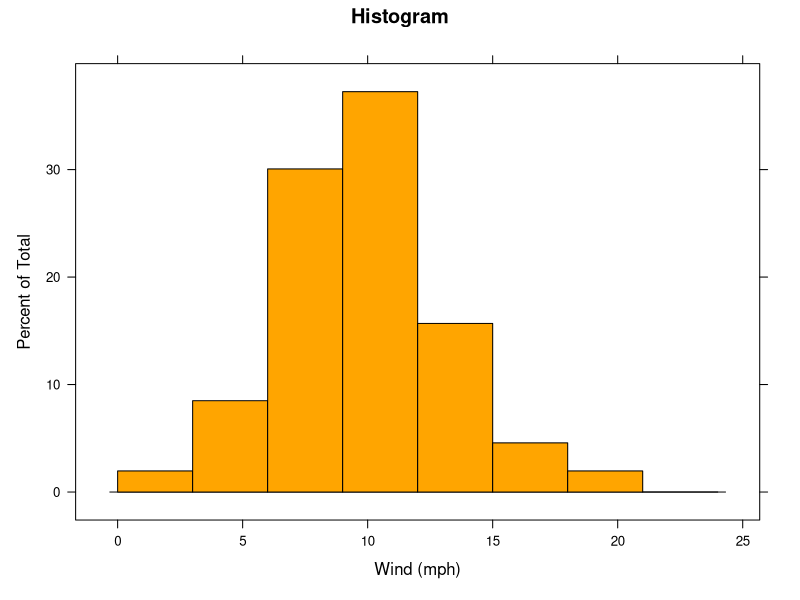
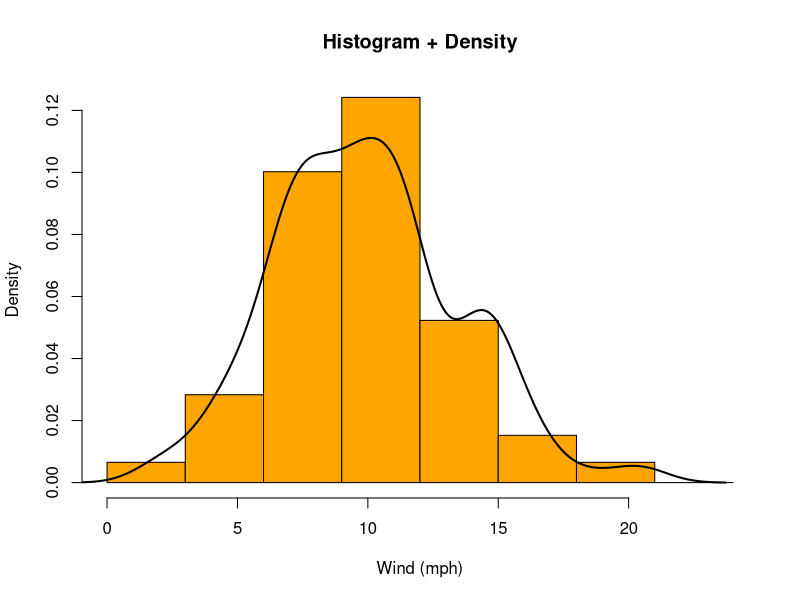
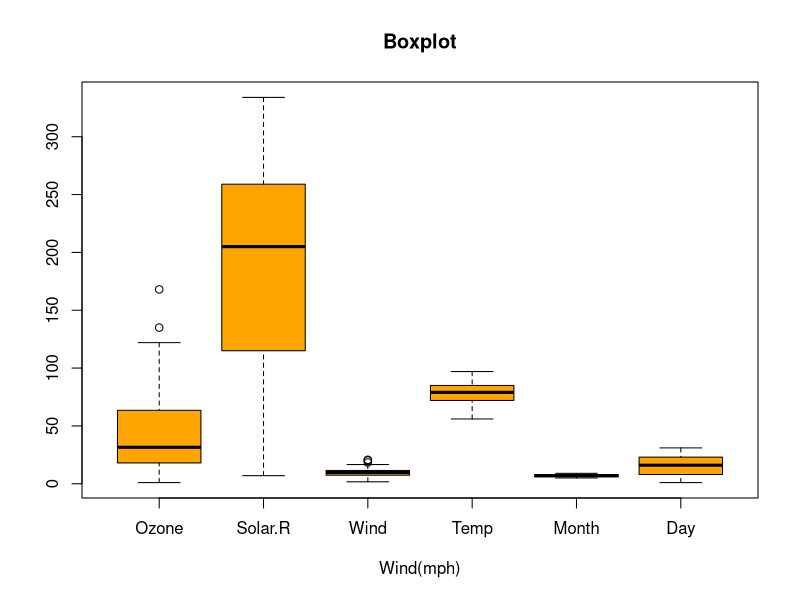
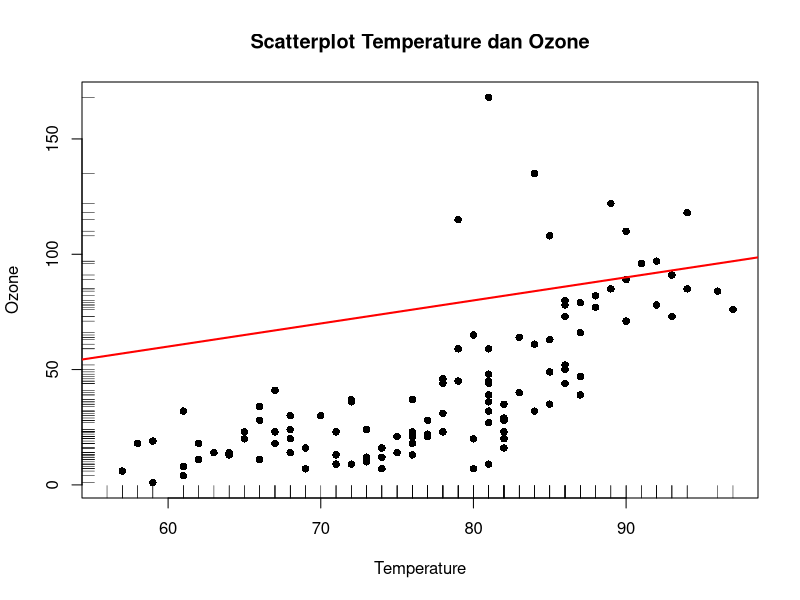

Reproduce these figures in R, in order.
#Nama: Mohamad Rayahand V
#Kelas : 3b
#Nim : 3338250066
#Tugas Komputasi Statistika

# data airquality
data <- (airquality)
data
str(airquality)
library(lattice)

#Histogram
range(airquality$Wind)
histogram(~Wind, data = airquality,
          breaks = (0:8) * 3,
          col = "orange",
          main = "Histogram",
          xlab = "Wind (mph)"
          )
#Histogram + Density
dens <- density(airquality$Wind)
hist(airquality$Wind, 
     breaks = (0:8) * 3, 
     probability = TRUE, 
     xlab = "Wind (mph)", 
     main = "Histogram + Density",
     col = "orange")

lines(dens, col = "black", lwd = 2)

#boxplot
boxplot(airquality,
       main = "Boxplot",
       xlab = "Wind(mph)",
       col = "orange")

# steam and leaf
stem(airquality$Wind)
stem(airquality$Day)
stem(airquality$Month)
stem(airquality$Temp)
stem(airquality$Solar.R)
stem(airquality$Ozone)

#scatterplot
data(airquality)
plot(airquality$Temp, airquality$Ozone,
     pch = 16, pty = "s",
     main = "Scatterplot Temperature dan Ozone",
     xlab = "Temperature",
     ylab = "Ozone")

rug(airquality$Temp)
rug(airquality$Ozone, side = 2)
abline(0, 1, col = "red", lwd = 2)
